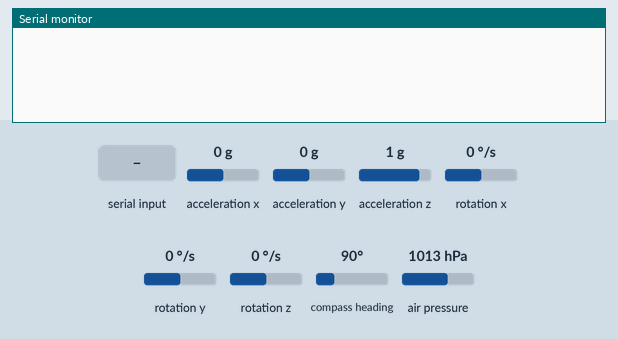
The sketch below on a simulated Arduino Nano 33 BLE. On the bench: the last lines printed to the serial monitor. The test bench sets the inputs (shaded band); at power-on: acceleration x 0 g, acceleration y 0 g, acceleration z 1 g, rotation x 0 °/s, rotation y 0 °/s, rotation z 0 °/s, compass heading 90°, air pressure 1013 hPa.

Above: at 1.2 s.
1.3 s: "f" received over Serial
At 1.41 s:
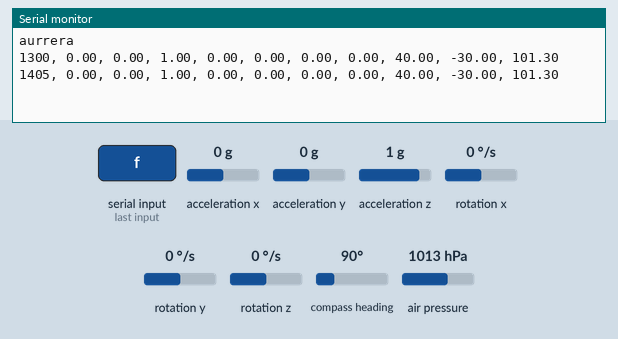
2.8 s: acceleration x set to -1.4 g
At 2.87 s:
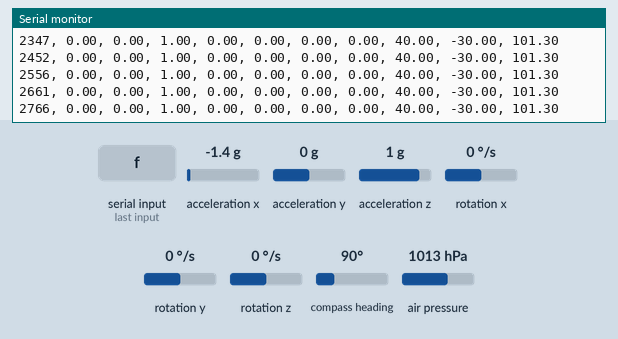
4.3 s: acceleration y set to -1.4 g
At 4.34 s:
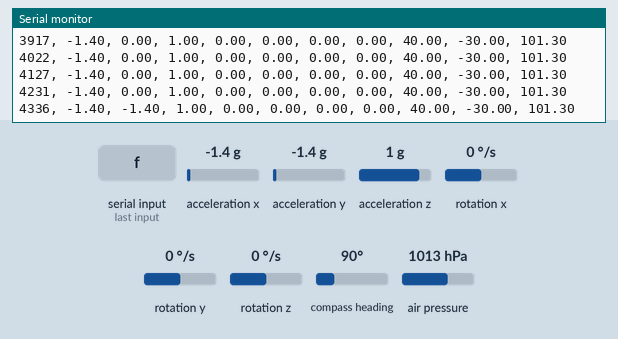
5.8 s: acceleration z set to -1.4 g
At 5.8 s:
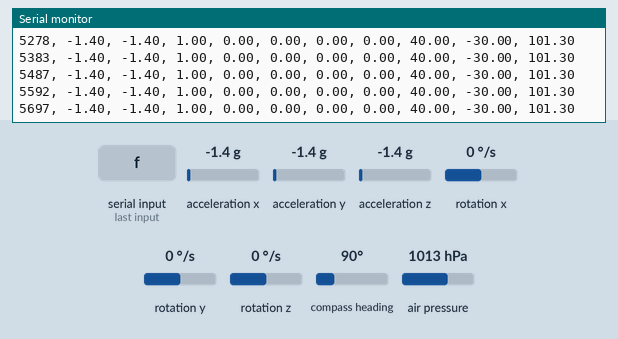
7.3 s: rotation x set to -192 °/s
At 7.37 s:
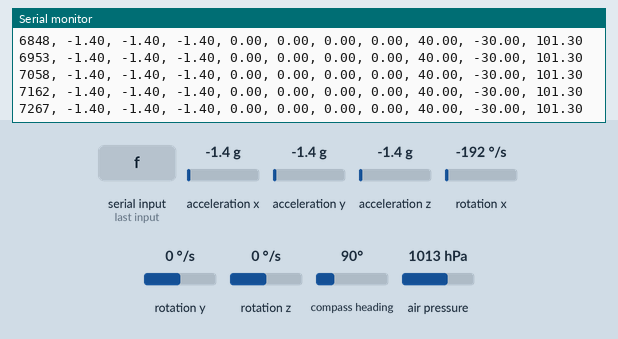
8.8 s: "b" received over Serial
At 11.88 s:
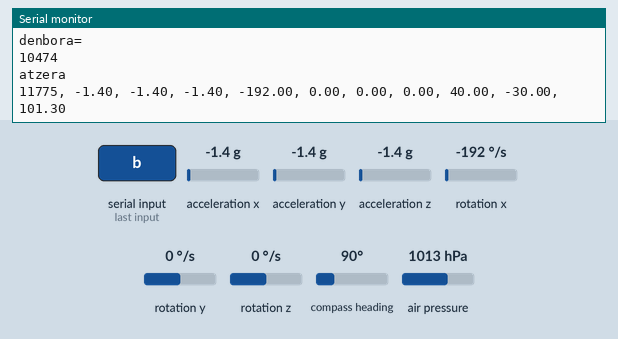
Timing chart, 0 to 12.8 s (numbered marks = the images above; inputs shaded):
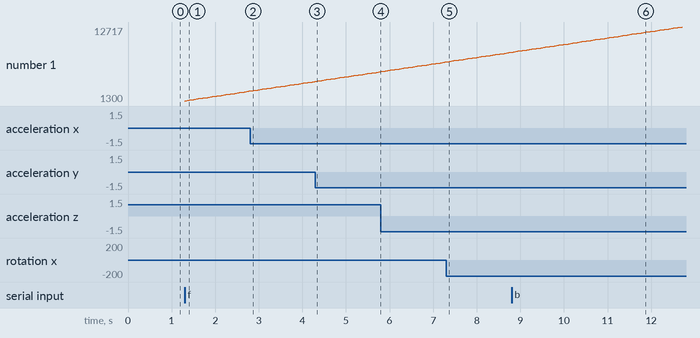

The sketch:

10sec.ino
```cpp
//LIBRERIAS:
#include <Arduino_LSM9DS1.h> // The library for 9-axis IMU, install "Arduino_LSM9DS1", docs https://www.arduino.cc/en/Reference/ArduinoLSM9DS1
#include <Arduino_LPS22HB.h> // The library to read Pressure, install "Arduino_LPS22HB", docs https://www.arduino.cc/en/Reference/ArduinoLPS22HB
#include <Arduino_HTS221.h> // The library to read Temperature and Humidity, install "Arduino_HTS221", docs https://www.arduino.cc/en/Reference/ArduinoHTS221
#include <Arduino_APDS9960.h> // Include library for colour, proximity and gesture recognition, install "Arduino_APDS9960", docs https://www.arduino.cc/en/Reference/ArduinoAPDS9960


unsigned long hasieraf=0;
unsigned long bukaeraf=0;
unsigned long hasierab=0;
unsigned long bukaerab=0;
unsigned long hasierar=0;
unsigned long bukaerar=0;
unsigned long hasieral=0;
unsigned long bukaeral=0;
int incomingByte = 0; // for incoming serial data

//Sensoren bariablek definittu:
float accel_x, accel_y, accel_z;
float gyro_x, gyro_y, gyro_z;
float mag_x, mag_y, mag_z;
float Pressure;
int Proximity;

void setup()
{
  Serial.begin(115200); // opens serial port, sets data rate to 9600 bps

  // LED-a itzali
   digitalWrite(22, HIGH); // añadido
   digitalWrite(23, HIGH); // añadido
   digitalWrite(24, HIGH); // añadido

  while (!Serial) {
    ; // wait for serial port to connect
  }

  if (!IMU.begin()) { // Initialize IMU sensor
   Serial.println("Failed to initialize IMU!");
   while (1);
  }

  if (!BARO.begin()) { //Initialize Pressure Sensor
   Serial.println("Failed to initialize Pressure Sensor!");
   while (1);
  }

  if (!APDS.begin()) { // Initialize Colour, Proximity and Gesture sensor
    Serial.println("Failed to initialize Colour, Proximity and Gesture Sensor!");
    while (1);
  }


}

void loop()
{
  // Motorrai bialikoizkion aginduk
  int speed=0;
  int steer=0;

   if (Serial.available() > 0) {
    // read the incoming byte:
    incomingByte = Serial.read(); //Bialitako komandoa letukou


    if (incomingByte == 'f') {  // añadido en lugar de 8
    // Aurrera
    Serial.println("aurrera");
    hasieraf=millis()  ;
      for (int i=0; i<=10000; i++){   //4 segungo aurrea
      digitalWrite(23,LOW);
      steer=0 ;
      speed=200 ;
   //   Comunication(steer,speed);
     if (i % 100==0){
      Measure();
     }
      delay(1);
      }
      digitalWrite(23,HIGH);
    bukaeraf=millis();
    Serial.println("denbora=");
    Serial.println(bukaeraf-hasieraf);
    }

    if (incomingByte == 'b') {  // añadido en lugar de 2
    // Atzera
     Serial.println("atzera");
    hasierab=millis()  ;

    for (int i=0; i<=10000; i++){   //4 segungo atzea
    digitalWrite(22,LOW);
    steer=0;
    speed=-200;
    //  Comunication(steer,speed);
    if (i % 100==0){
      Measure();
     }
    delay(1);
    }
    digitalWrite(22,HIGH);

    bukaerab=millis();
    Serial.println("denbora=");
    Serial.println(bukaerab-hasierab);

    }

    if (incomingByte == 'r') {  // añadido en lugar de 6
    // Eskuina
    Serial.println("eskuinera");
    hasierar=millis()  ;

    for (int i=0; i<=10000; i++){   //4 segungo eskuinea intermitentekin
    steer=1000;
    speed=200;
  //  Comunication(steer,speed);
    if (i % 100==0){
      Measure();
     }
      if ((i>=0 && i<=1000)||(i>=2000 && i<=3000)||(i>=4000 && i<=5000)||(i>=6000 && i<=7000)||(i>=8000 && i<=9000) ){

      digitalWrite(24, LOW);
      }
      digitalWrite(24, HIGH);
    delay(1);
    }

    bukaerar=millis();
    Serial.println("denbora=");
    Serial.println(bukaerar-hasierar);
    }

    if (incomingByte == 'l') {  //
    Serial.println("ezkerrera");
    // Ezkerra
    hasieral=millis()  ;

    for (int i=0; i<=10000; i++){   //4 segungo ezkerrea intermitentekin
    steer=-1000;
    speed=200;
  //  Comunication(steer,speed);
    if (i % 100==0){
      Measure();
     }

     if ((i>=0 && i<=1000)||(i>=2000 && i<=3000)||(i>=4000 && i<=5000)||(i>=6000 && i<=7000)||(i>=8000 && i<=9000)){

      digitalWrite(24, LOW);
      }
      digitalWrite(24, HIGH);
      delay(1);
    }
    bukaeral=millis();
    Serial.println("denbora=");
    Serial.println(bukaeral-hasieral);
    }


  }

  digitalWrite(22, HIGH); // añadido
  digitalWrite(23, HIGH); // añadido
  digitalWrite(24, HIGH); // añadido

  }

//void Comunication(int steer,int speed){

//Serial1.write=(steer^speed);

//}

void Measure(){
  Serial.print(millis());
  Serial.print(", ");
  // Accelerometer values
    if (IMU.accelerationAvailable()) {
      IMU.readAcceleration(accel_x, accel_y, accel_z);
      Serial.print(accel_x);
      Serial.print(", ");
      Serial.print(accel_y);
      Serial.print(", ");
      Serial.print(accel_z);
    }

    // Gyroscope values
    if (IMU.gyroscopeAvailable()) {
      IMU.readGyroscope(gyro_x, gyro_y, gyro_z);
      Serial.print(", ");
      Serial.print(gyro_x);
      Serial.print(", ");
      Serial.print(gyro_y);
      Serial.print(", ");
      Serial.print(gyro_z);
      }

  // Magnetometer values
    if (IMU.magneticFieldAvailable()) {
      IMU.readMagneticField(mag_x, mag_y, mag_z);
      Serial.print(", ");
      Serial.print(mag_x);
      Serial.print(", ");
      Serial.print(mag_y);
      Serial.print(", ");
      Serial.print(mag_z);
      }

  // Read Pressure value
    Pressure = BARO.readPressure();
    Serial.print(", ");
    Serial.print(Pressure);

  Serial.println("");


}


/*
//UNEDITED
// This function lets you control speed of the motors
void speedControl() {
  // Turn on motors
  digitalWrite(in1, LOW);
  digitalWrite(in2, HIGH);
  digitalWrite(in3, LOW);
  digitalWrite(in4, HIGH);

  // Accelerate from zero to maximum speed
  for (int i = 0; i < 256; i++) {
    analogWrite(enA, i);
    analogWrite(enB, i);
    delay(20);
  }

  // Decelerate from maximum speed to zero
  for (int i = 255; i >= 0; --i) {
    analogWrite(enA, i);
    analogWrite(enB, i);
    delay(20);
  }

  // Now turn off motors
  digitalWrite(in1, LOW);
  digitalWrite(in2, LOW);
  digitalWrite(in3, LOW);
  digitalWrite(in4, LOW);
}*/
```

Measured:
- after the input at 1.3 s, the serial monitor: prints a new line at once (image 1)
- after the input at 4.3 s, the serial monitor: prints a new line at once (image 3)
- after the input at 8.8 s, the serial monitor: prints a new line after 3.0 s (image 6)
- plotted number 1: 7267 → 8733 after the input at 7.3 s, 8733 → 12717 after the input at 8.8 s
